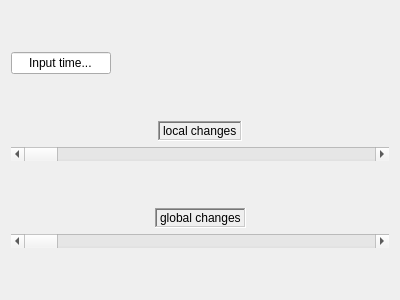
<?xml version="1.0" encoding="UTF-8"?>
<ui version="4.0">
 <class>historic_debugger</class>
 <widget class="QWidget" name="historic_debugger">
  <property name="geometry">
   <rect>
    <x>0</x>
    <y>0</y>
    <width>400</width>
    <height>300</height>
   </rect>
  </property>
  <property name="windowTitle">
   <string>Form</string>
  </property>
  <layout class="QGridLayout" name="gridLayout">
   <item row="0" column="0">
    <layout class="QVBoxLayout" name="verticalLayout">
     <item>
      <spacer name="upper_spacer">
       <property name="orientation">
        <enum>Qt::Vertical</enum>
       </property>
       <property name="sizeHint" stdset="0">
        <size>
         <width>20</width>
         <height>40</height>
        </size>
       </property>
      </spacer>
     </item>
     <item>
      <layout class="QHBoxLayout" name="horizontalLayout">
       <item>
        <widget class="QLineEdit" name="time_input">
         <property name="maximumSize">
          <size>
           <width>100</width>
           <height>16777215</height>
          </size>
         </property>
         <property name="text">
          <string>Input time...</string>
         </property>
         <property name="alignment">
          <set>Qt::AlignCenter</set>
         </property>
         <property name="clearButtonEnabled">
          <bool>false</bool>
         </property>
        </widget>
       </item>
       <item>
        <spacer name="horizontalSpacer_2">
         <property name="orientation">
          <enum>Qt::Horizontal</enum>
         </property>
         <property name="sizeHint" stdset="0">
          <size>
           <width>40</width>
           <height>20</height>
          </size>
         </property>
        </spacer>
       </item>
      </layout>
     </item>
     <item>
      <spacer name="midupper_spacer">
       <property name="orientation">
        <enum>Qt::Vertical</enum>
       </property>
       <property name="sizeHint" stdset="0">
        <size>
         <width>20</width>
         <height>18</height>
        </size>
       </property>
      </spacer>
     </item>
     <item>
      <layout class="QHBoxLayout" name="horizontalLayout_2">
       <item>
        <spacer name="horizontalSpacer_3">
         <property name="orientation">
          <enum>Qt::Horizontal</enum>
         </property>
         <property name="sizeHint" stdset="0">
          <size>
           <width>40</width>
           <height>20</height>
          </size>
         </property>
        </spacer>
       </item>
       <item>
        <widget class="QLabel" name="global_label_2">
         <property name="autoFillBackground">
          <bool>false</bool>
         </property>
         <property name="frameShape">
          <enum>QFrame::WinPanel</enum>
         </property>
         <property name="frameShadow">
          <enum>QFrame::Sunken</enum>
         </property>
         <property name="lineWidth">
          <number>4</number>
         </property>
         <property name="midLineWidth">
          <number>4</number>
         </property>
         <property name="text">
          <string>local changes</string>
         </property>
         <property name="margin">
          <number>3</number>
         </property>
         <property name="indent">
          <number>-1</number>
         </property>
        </widget>
       </item>
       <item>
        <spacer name="horizontalSpacer_6">
         <property name="orientation">
          <enum>Qt::Horizontal</enum>
         </property>
         <property name="sizeHint" stdset="0">
          <size>
           <width>40</width>
           <height>20</height>
          </size>
         </property>
        </spacer>
       </item>
      </layout>
     </item>
     <item>
      <widget class="QScrollBar" name="local_changes_scroll_bar">
       <property name="orientation">
        <enum>Qt::Horizontal</enum>
       </property>
      </widget>
     </item>
     <item>
      <spacer name="middowner_spacer">
       <property name="orientation">
        <enum>Qt::Vertical</enum>
       </property>
       <property name="sizeHint" stdset="0">
        <size>
         <width>20</width>
         <height>18</height>
        </size>
       </property>
      </spacer>
     </item>
     <item>
      <layout class="QHBoxLayout" name="horizontalLayout_4">
       <item>
        <spacer name="horizontalSpacer_4">
         <property name="orientation">
          <enum>Qt::Horizontal</enum>
         </property>
         <property name="sizeHint" stdset="0">
          <size>
           <width>40</width>
           <height>20</height>
          </size>
         </property>
        </spacer>
       </item>
       <item>
        <widget class="QLabel" name="global_label">
         <property name="autoFillBackground">
          <bool>false</bool>
         </property>
         <property name="frameShape">
          <enum>QFrame::WinPanel</enum>
         </property>
         <property name="frameShadow">
          <enum>QFrame::Sunken</enum>
         </property>
         <property name="lineWidth">
          <number>4</number>
         </property>
         <property name="midLineWidth">
          <number>4</number>
         </property>
         <property name="text">
          <string>global changes</string>
         </property>
         <property name="margin">
          <number>3</number>
         </property>
         <property name="indent">
          <number>-1</number>
         </property>
        </widget>
       </item>
       <item>
        <spacer name="horizontalSpacer_5">
         <property name="orientation">
          <enum>Qt::Horizontal</enum>
         </property>
         <property name="sizeHint" stdset="0">
          <size>
           <width>40</width>
           <height>20</height>
          </size>
         </property>
        </spacer>
       </item>
      </layout>
     </item>
     <item>
      <widget class="QScrollBar" name="global_changes_scroll_bar">
       <property name="orientation">
        <enum>Qt::Horizontal</enum>
       </property>
      </widget>
     </item>
     <item>
      <spacer name="downer_spacer">
       <property name="orientation">
        <enum>Qt::Vertical</enum>
       </property>
       <property name="sizeHint" stdset="0">
        <size>
         <width>20</width>
         <height>18</height>
        </size>
       </property>
      </spacer>
     </item>
    </layout>
   </item>
  </layout>
 </widget>
 <resources/>
 <connections/>
</ui>
